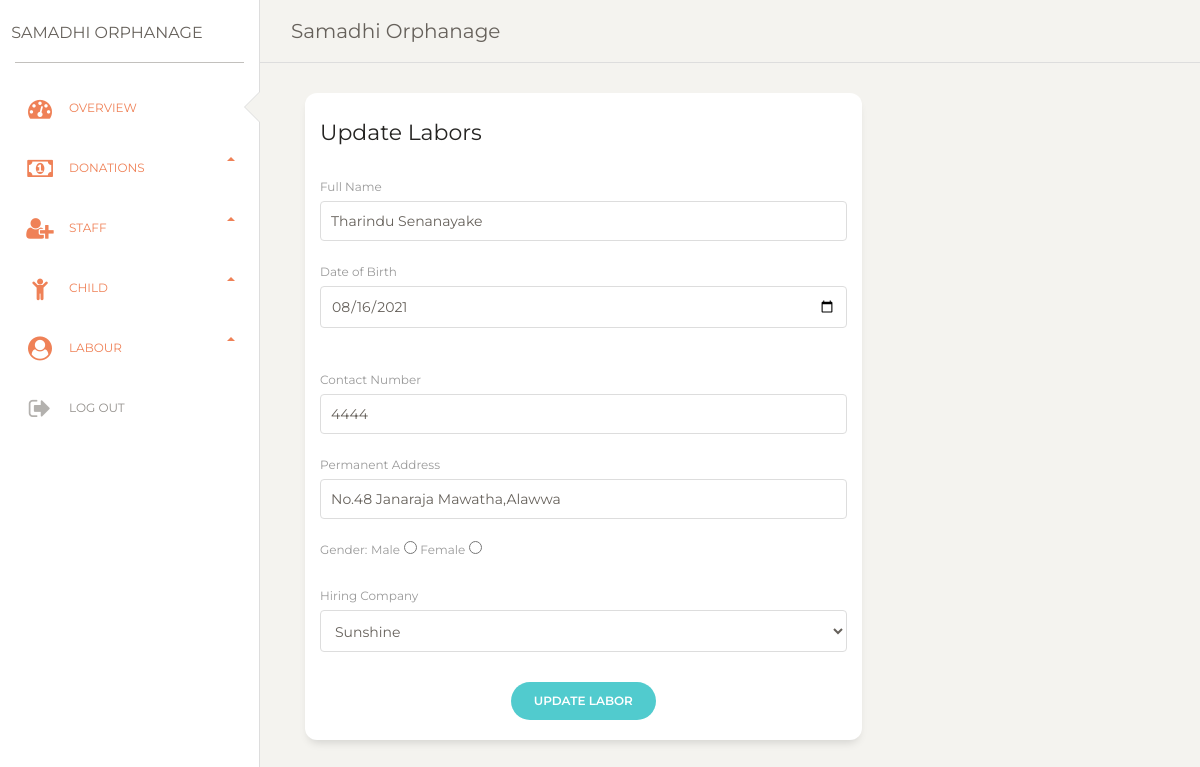
/editlabor.php?editLabors=9, run on the app's committed database.
### tables this page shows
CREATE TABLE `labor` (
  `laborId` int(11) NOT NULL,
  `name` varchar(50) NOT NULL DEFAULT '0',
  `dob` varchar(50) NOT NULL,
  `gender` varchar(50) NOT NULL DEFAULT '''0''',
  `contact` varchar(50) NOT NULL DEFAULT '0',
  `address` varchar(50) NOT NULL DEFAULT '0',
  `hiring_company` varchar(100) DEFAULT NULL
);

### editlabor.php (the view, shortened to what this page needs)
<?php
include "include/db.php";
?>
<?php
if(isset($_GET['editLabors'])){
$edit_id = $_GET['editLabors'];
$get_pro = "select * from labor where laborId ='$edit_id'";
$run_pro = mysqli_query($conn,$get_pro);
$row_pro = mysqli_fetch_array($run_pro);
$name = $row_pro['name']  ;
$dob = $row_pro['dob']  ;
$contact = $row_pro['contact'];
$address = $row_pro['address']  ;
}
?>
<!DOCTYPE html>
<html lang="en">
<head>
  <link href="https://maxcdn.bootstrapcdn.com/font-awesome/latest/css/font-awesome.min.css" rel="stylesheet">
  <link href="./css/bootstrap.min.css" rel="stylesheet" />
<link href="./css/dashboard.css?v=2.0.1" rel="stylesheet" />
</head>
<body class="">
  <div class="wrapper ">
    <div class="sidebar" data-color="white" data-active-color="danger">
      <div class="logo">
        <a href="dashboard.php" class="simple-text logo-normal">
          Samadhi Orphanage
        </a>
      </div>
      <div class="sidebar-wrapper">
        <ul class="nav">
          <li class="active ">
            <a href="./dashboard.php">
              <i class="fa fa-tachometer"></i>
              <p>OverView</p>
            </a>
          </li>
          <li class="active">
            <a data-toggle="collapse" href="#componentsExamples" aria-expanded="true">
              <i class="fa fa-money"></i>
              Donations <b class="caret"></b>
            </a>
          <li class="active">
            <a data-toggle="collapse" href="#componentsExamples" aria-expanded="true">
              <i class="fa fa-user-plus"></i>
              Staff <b class="caret"></b>
            </a>
          <li class="active">
            <a data-toggle="collapse" href="#componentsExamples" aria-expanded="true">
              <i class="fa fa-child"></i>
              Child <b class="caret"></b>
            </a>
          <li class="active">
            <a data-toggle="collapse" href="#componentsExamples" aria-expanded="true">
              <i class="fa fa-user-circle"></i>
              Labour <b class="caret"></b>
            </a>
          <li class="active-pro">
          <a href="logout.php">
              <i class="fa fa-sign-out"></i>
              <p>Log Out</p>
            </a>
          </li>
        </ul>
      </div>
    </div>
    <div class="main-panel">
      <nav class="navbar navbar-expand-lg navbar-absolute fixed-top navbar-transparent">
        <div class="container-fluid">
          <div class="navbar-wrapper">
            <a class="navbar-brand" href="javascript:;">Samadhi Orphanage</a>
          </div>
        </div>
      </nav>
      <div class="content">
          <div class="col-md-8">
            <div class="card card-user">
              <div class="card-header">
                <h5 class="card-title">Update Labors</h5>
              </div>
              <div class="card-body">
                <form action="" method="post">
                  <div class="row">
                    <div class="col-md-12 ">
                      <div class="form-group">
                        <label for="exampleInputEmail1">Full Name</label>
                        <input type="text" class="form-control"  name="name" value="<?php echo $name; ?>" required>
                      </div>
                    </div>
                  </div>
                  <div class="row">
                    <div class="col-md-12">
                      <div class="form-group">
                        <label>Date of Birth</label>
                        <input type="date" class="form-control" name="dob" value="<?php echo $dob; ?>" >
                      </div>
                    </div>
                  </div>
                  <br>
                  <div class="row">
                  <div class="col-md-12 ">
                      <div class="form-group">
                        <label for="exampleInputEmail1">Contact Number</label>
                        <input type="text" class="form-control"  name="contact" value="<?php echo $contact; ?>" >
                      </div>
                    </div>
                  </div>
                  <div class="row">
                    <div class="col-md-12">
                      <div class="form-group">
                        <label>Permanent Address</label>
                        <input type="text" class="form-control" name="adrs" value="<?php echo $address; ?>">
                      </div>
                    </div>
                  </div>
                  <fieldset>
                    <div class="some-class">
                      <label for="gender">Gender:</label>
                      <label for="y">Male</label>
                      <input type="radio" class="radio" name="gender" value="Male" id="gender" />
                      <label for="z">Female</label>
                      <input type="radio" class="radio" name="gender" value="Female" id="gender" />
                    </div>
                  </fieldset><br>
                  <div class="row">
                    <div class="col-md-12">
                      <div class="form-group">
                      <label>Hiring Company</label>
                        <div class="input-box">
                        <select class="form-control"name="hc" id="hc" required>
                       <option value="Sunshine">Sunshine</option>
            </select>
          </div>
                      </div>
                    </div>
                  </div>
                  <div class="row">
                    <div class="update ml-auto mr-auto">
                      <button type="submit" class="btn btn-primary btn-round" name="editlabor">Update Labor</button>
                    </div>
                  </div>
                </form>
              </div>
            </div>
          </div>
        </div>
      </div>
      <footer class="footer footer-black  footer-white ">
        <div class="container-fluid">
          <div class="row">
            <div class="credits ml-auto">
              <span class="copyright">
                Tharindu Senanayake - IM/2018/074
              </span>
            </div>
          </div>
        </div>
      </footer>
    </div>
</body>
</html>

### data on the page
labor: name "Tharindu Senanayake", dob "08/16/2021", contact "4444", adrs "No.48 Janaraja Mawatha,Alawwa"
